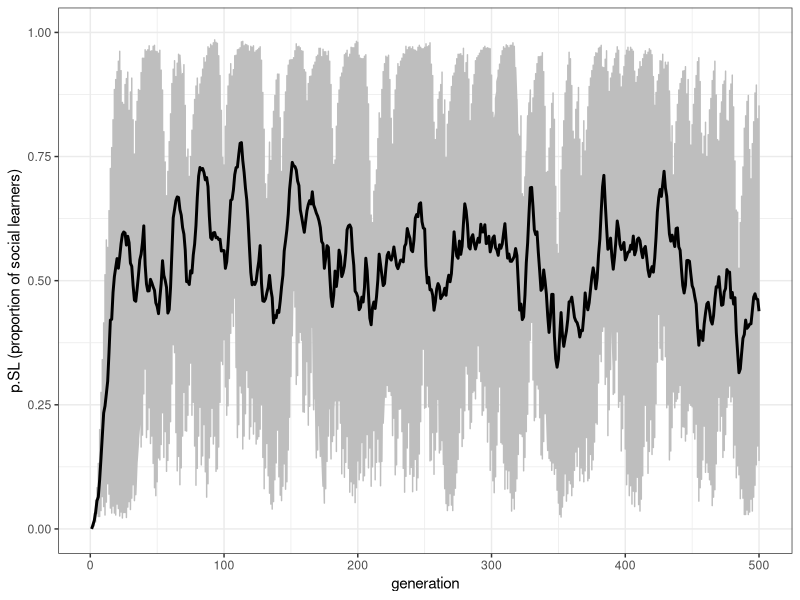
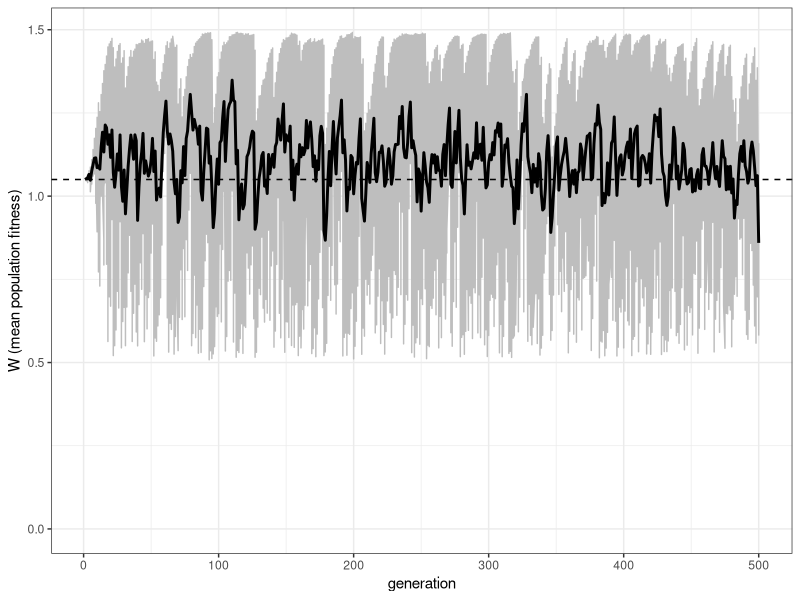
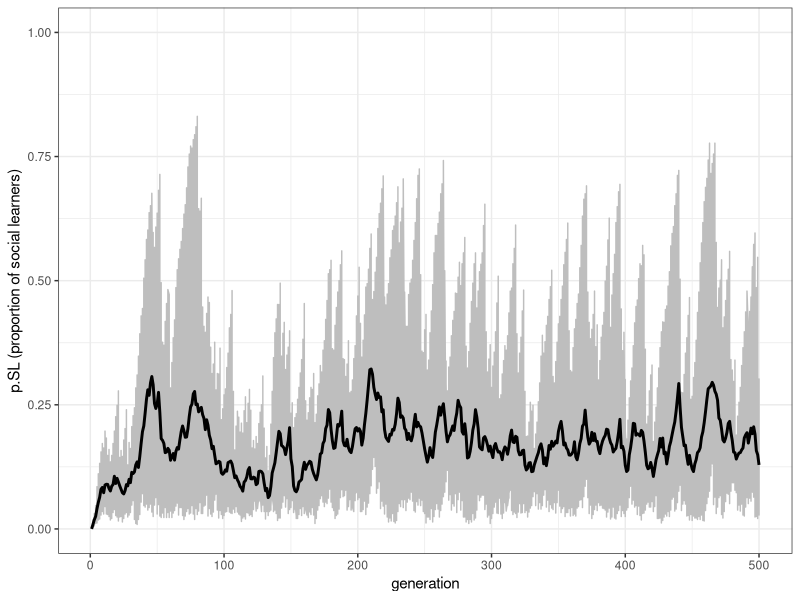
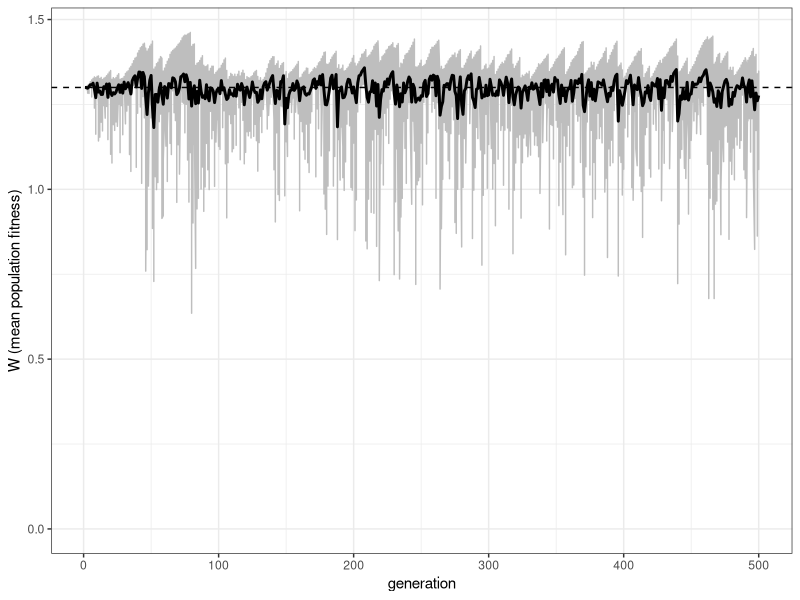
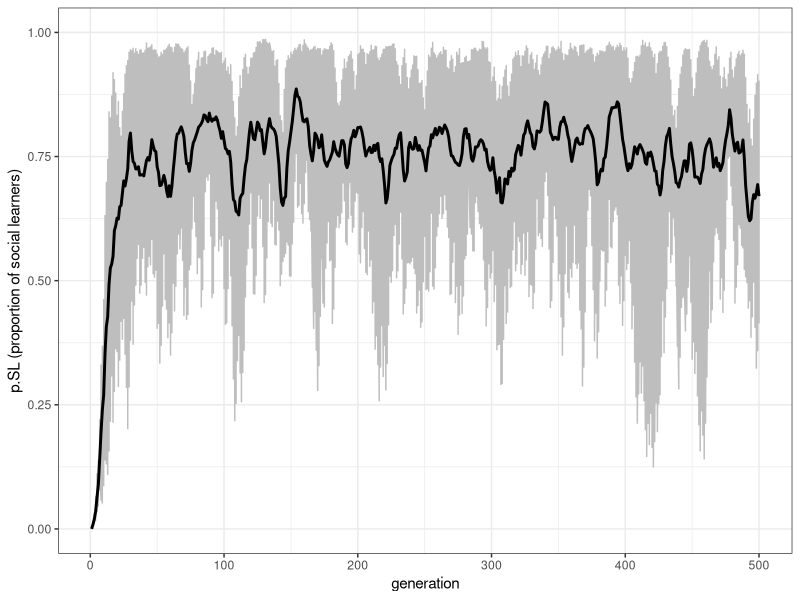
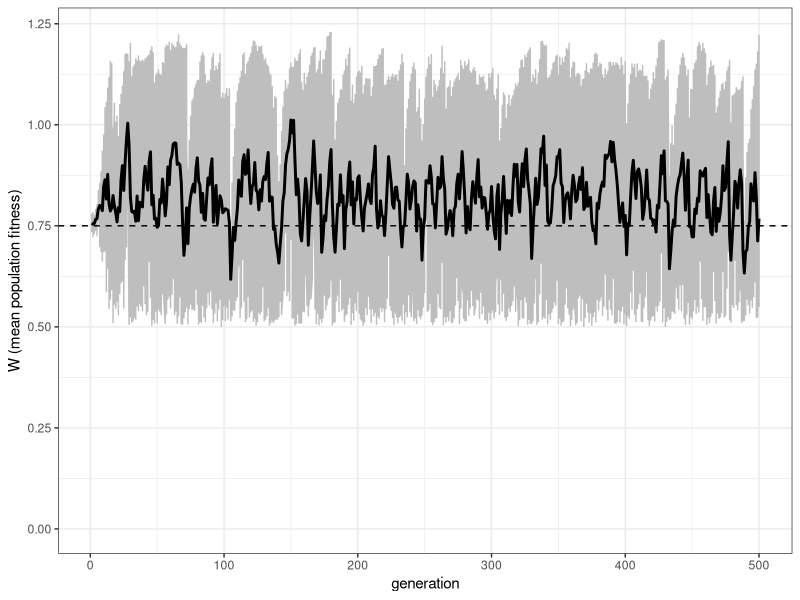

These charts were generated, in order, by the following R code: (Note: a time limit stopped this script after it produced the figures.)
## ---- chunk 1
library(tidyverse)

N <- 100
r_max <- 1
t_max <- 10

output <- tibble(generation = rep(1:t_max, r_max), run = as.factor(rep(1:r_max, each = t_max)), p.SL = as.numeric(rep(NA, t_max * r_max)), W = as.numeric(rep(NA, t_max * r_max)))

population <- tibble(learning = rep("individual", N), behaviour = rep(NA, N), fitness = rep(NA, N))

E <- 0
## ---- chunk 2
if (sum(population$learning == "social") > 0) {
  population$behaviour[population$learning == "social"] <- sample(previous_population$behaviour, sum(population$learning == "social"), replace = TRUE)
}
## ---- chunk 3
p <- 0.8

learn_correct <- sample(c(TRUE, FALSE), N, prob = c(p, 1 - p), replace = TRUE)
population$behaviour[learn_correct & population$learning == "individual"] <- E
population$behaviour[!learn_correct & population$learning == "individual"] <- E - 1
## ---- chunk 4

w <- 1
b <- 0.5
s <- 0
c <- 0.9

population$fitness <- w  # baseline fitness

# for individuals with behaviour matched to the environment, add b
population$fitness[population$behaviour == E] <- population$fitness[population$behaviour == E] + b  
# for individuals with behaviour not matched to the environment, subtract b
population$fitness[population$behaviour != E] <- population$fitness[population$behaviour != E] - b

# impose cost b*c on individual learners
population$fitness[population$learning == "individual"] <- population$fitness[population$learning == "individual"] - b*c  
# impose cost b*s on social learners
population$fitness[population$learning == "social"] <- population$fitness[population$learning == "social"] - b*s 

## ---- chunk 5

t <- 1
r <- 1

output[output$generation == t & output$run == r, ]$p.SL <- mean(population$learning == "social")
output[output$generation == t & output$run == r, ]$W <- mean(population$fitness)

## ---- chunk 6

mu <- 0.1

previous_population <- population
population$behaviour <- NA
population$fitness <- NA
      
# probability of individual learning in new generation (population) is proportional to the relative fitness of individual learners in the previous_population
      
# relative fitness of individual learners (if there are any)
if (sum(previous_population$learning == "individual") > 0) {
  fitness_IL <- sum(previous_population$fitness[previous_population$learning == "individual"]) / sum(previous_population$fitness)
} else {
  fitness_IL <- 0
}
produce_IL <- sample(c(TRUE, FALSE), N, prob = c(fitness_IL, 1 - fitness_IL), replace = TRUE)
      
# also add mutation, chance of switching learning types
mutation <- sample(c(TRUE, FALSE), N, prob = c(mu, 1 - mu), replace = TRUE)
      
# if parent is an individual learner and no mutation, then they're an ind learner
population$learning[produce_IL & !mutation] <- "individual"  
# if parent is a social learner and no mutation, then they're a social learner
population$learning[!produce_IL & !mutation] <- "social"  
# if parent is an individual learner plus mutation, then they're a social learner
population$learning[produce_IL & mutation] <- "social"  
# if parent is a social learner plus mutation, then they're an ind learner
population$learning[!produce_IL & mutation] <- "individual"  

## ---- chunk 7

u <- 0.1

if (runif(1) < u) E <- E + 1

## ---- chunk 8

rogers_model <- function(N, t_max, r_max, w = 1, b = 0.5, c, s = 0, mu, p, u) {
  
  # check parameters, to avoid negative fitnesses
  if (b*(1+c) > 1 || b*(1+s) > 1) {
    stop("Invalid parameter values: ensure b*(1+c) < 1 and b*(1+s) < 1")
  }
  
  # create output tibble
  # p.SL is the proportion of social learners in the population and W is the population mean fitness
  output <- tibble(generation = rep(1:t_max, r_max), run = as.factor(rep(1:r_max, each = t_max)), p.SL = as.numeric(rep(NA, t_max * r_max)), W = as.numeric(rep(NA, t_max * r_max)))
  
  for (r in 1:r_max) {
    
    # create a population of individuals
    # learning type is 'individual' or 'social' (initially all 'individual')
    # behaviour is indexed by an integer, which may or may not match the environment
    # fitness is the individual's fitness, given their learning type, behaviour and the environment
    population <- tibble(learning = rep("individual", N), behaviour = rep(NA, N), fitness = rep(NA, N))
    
    # initialise the environment
    E <- 0
    
    for (t in 1:t_max) {
      
      # 1. social learners copy the behaviour of a randomly chosen member of the previous generation
      if (sum(population$learning == "social") > 0) {
        population$behaviour[population$learning == "social"] <- sample(previous_population$behaviour, sum(population$learning == "social"), replace = TRUE)
      }
      
      # 2. individual learners learn the correct behaviour (E) with probability p
      # otherwise they learn the incorrect behaviour (E - 1)
      learn_correct <- sample(c(TRUE, FALSE), N, prob = c(p, 1 - p), replace = TRUE)
      population$behaviour[learn_correct & population$learning == "individual"] <- E
      population$behaviour[!learn_correct & population$learning == "individual"] <- E - 1
      
      # 3. get fitnesses
      population$fitness <- w  # baseline fitness
      # for individuals with behaviour matched to the environment, add b
      population$fitness[population$behaviour == E] <- population$fitness[population$behaviour == E] + b  
      # for individuals with behaviour not matched to the environment, subtract b
      population$fitness[population$behaviour != E] <- population$fitness[population$behaviour != E] - b
      # impose cost b*c on individual learners
      population$fitness[population$learning == "individual"] <- population$fitness[population$learning == "individual"] - b*c  
      # impose cost b*s on social learners
      population$fitness[population$learning == "social"] <- population$fitness[population$learning == "social"] - b*s 
      
      # 4. store population characteristics in output
      output[output$generation == t & output$run == r, ]$p.SL <- mean(population$learning == "social")
      output[output$generation == t & output$run == r, ]$W <- mean(population$fitness)
      
      # 5. reproduction
      previous_population <- population
      population$behaviour <- NA
      population$fitness <- NA
      
      # probability of individual learning in new generation (population) is proportional to the relative fitness of individual learners in the previous_population
      
      # relative fitness of individual learners (if there are any)
      if (sum(previous_population$learning == "individual") > 0) {
        fitness_IL <- sum(previous_population$fitness[previous_population$learning == "individual"]) / sum(previous_population$fitness)
      } else {
        fitness_IL <- 0
      }
      produce_IL <- sample(c(TRUE, FALSE), N, prob = c(fitness_IL, 1 - fitness_IL), replace = TRUE)
      
      # also add mutation, chance of switching learning types
      mutation <- sample(c(TRUE, FALSE), N, prob = c(mu, 1 - mu), replace = TRUE)
      
      # if parent is an individual learner and no mutation, then they're an ind learner
      population$learning[produce_IL & !mutation] <- "individual"  
      # if parent is a social learner and no mutation, then they're a social learner
      population$learning[!produce_IL & !mutation] <- "social"  
      # if parent is an individual learner plus mutation, then they're a social learner
      population$learning[produce_IL & mutation] <- "social"  
      # if parent is a social learner plus mutation, then they're an ind learner
      population$learning[!produce_IL & mutation] <- "individual"  
      
      # 6. potential environmental change
      # increment the environmental state with probability u
      if (runif(1) < u) E <- E + 1
      
    }
  }
  output
}

## ---- chunk 9

data_model <- rogers_model(N = 1000, t_max = 500, r_max = 10, c = 0.9, mu = 0.01, p = 1, u = 0.2)

## ---- chunk 10

plot_p.SL <- function(data_model) {
  ggplot(data = data_model, aes(y = p.SL, x = generation)) +
    geom_line(col = "grey") +
    stat_summary(fun.y = mean, geom = "line", size = 1) +
    ylim(c(0, 1)) +
    theme_bw() +
    labs(y = "p.SL (proportion of social learners)")
}

plot_p.SL(data_model)

## ---- chunk 11

plot_W <- function(data_model, w=1, b=0.5, c, p) {
  ggplot(data = data_model, aes(y = W, x = generation)) +
    geom_line(col = "grey") +
    stat_summary(fun.y = mean, geom = "line", size = 1) +
    geom_hline(yintercept = w + b*(2*p - c - 1), linetype = 2) +
    ylim(c(0, NA)) +
    theme_bw() +
    labs(y = "W (mean population fitness)")
}

plot_W(data_model, c = 0.9, p = 1)

## ---- chunk 12

data_model <- rogers_model(N = 1000, t_max = 500, r_max = 10, c = 0.4, mu = 0.01, p = 1, u = 0.2)
plot_p.SL(data_model)
plot_W(data_model, c = 0.4, p = 1)

## ---- chunk 13

data_model <- rogers_model(N = 1000, t_max = 500, r_max = 10, c = 0.9, mu = 0.01, p = 0.7, u = 0.2)
plot_p.SL(data_model)
plot_W(data_model, c = 0.9, p = 0.7)

## ---- chunk 14

data_model <- rogers_model(N = 1000, t_max = 500, r_max = 10, c = 0.9, mu = 0.01, p = 1, u = 0.0)
plot_p.SL(data_model)
plot_W(data_model, c = 0.9, p = 1)
